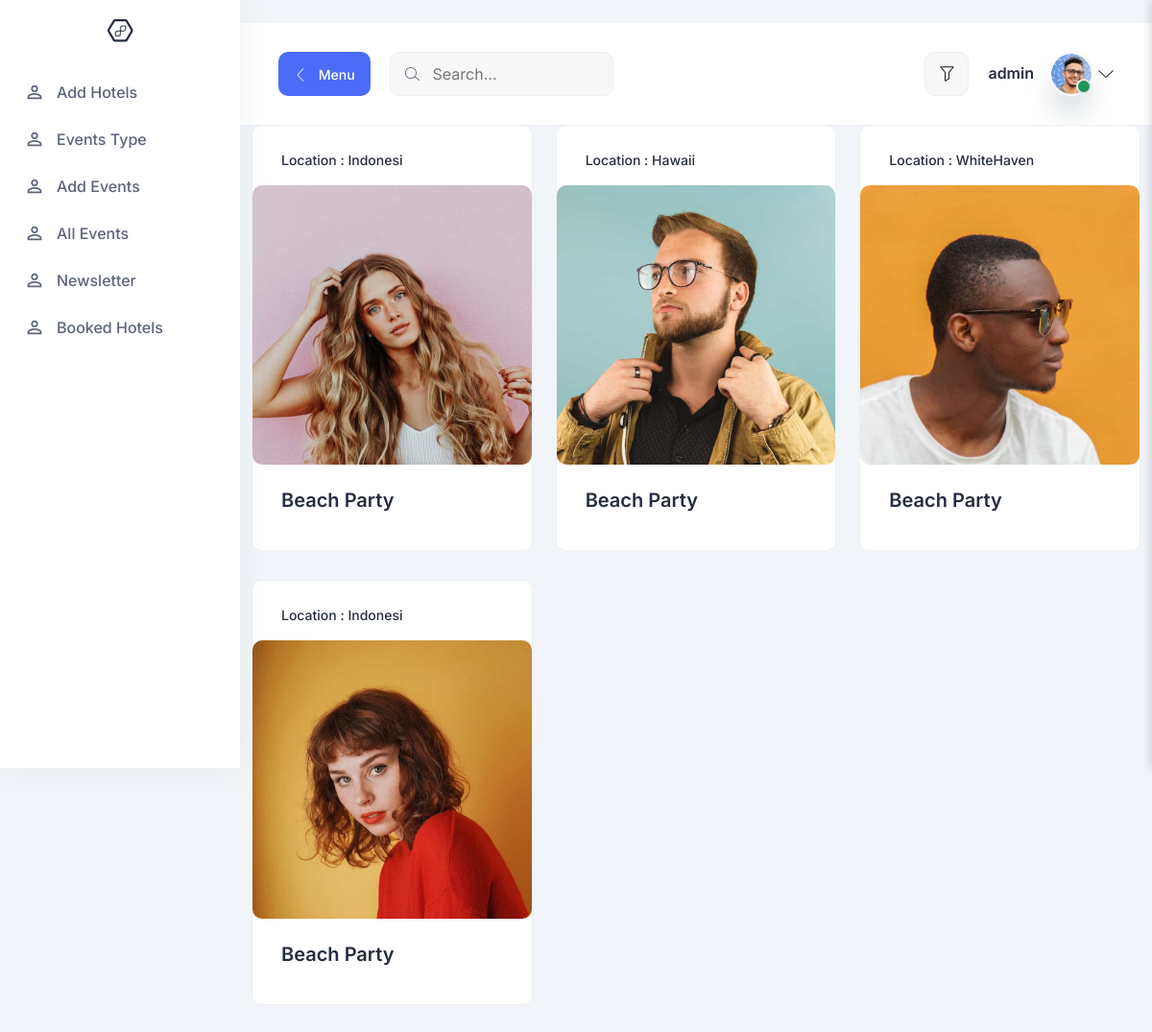
Screenshot of /all-event-going (signed in) with the database file from the repository.
### src/models.py (models this page shows, shortened)
class events_going(models.Model):
    event_name = models.CharField(max_length=100)
    event_location = models.CharField(max_length=100)
    event_image = models.ImageField(upload_to='event_images')

### admin_section/views.py (the view)
# urls.py: path('all-event-going' , all_event_going , name="all-event-going"),
@login_required(login_url='signin')
def all_event_going(request):
    if not request.user.is_superuser:
        messages.success(request , 'You are not authorized to view this page')
        return redirect('home')
    events=events_going.objects.all()
    context={
        'events':events
    }
    return render(request, 'employee/all_event_going.html' , context)

### admin_section/templates/employee/all_event_going.html
{% extends 'employee/base.html' %}
{% block content %}
<div class="container">
    <div class="row">
        {% for hotel in events %}
        <div class="col-xl-4 col-lg-4 col-md-6 col-sm-6">
          <div class="card-style-1 mb-30">
            <div class="card-meta">
              <div class="text">
                <p class="text-sm text-medium">
                  Location : <a href="#0">{{hotel.event_location}}</a>
                </p>
              </div>
            </div>
            <div class="card-image">
              <a href="#0">
                <img
                  src="{{hotel.event_image.url}}"
                  alt=""
                />
              </a>
            </div>
            <div class="card-content">
              <h4><a href="{% url 'update-events-going-on' hotel.id %}"> {{hotel.event_name}} </a></h4>
            </div>
          </div>
        </div>
        {% endfor %}
      </div>
</div>
{% endblock content %}

### admin_section/templates/employee/base.html (shortened to what this page needs)
{% load static %}web/
<!DOCTYPE html>
<html lang="en">
  <head>
    <link rel="stylesheet" href="{% static  'web/assets/css/bootstrap.min.css' %}" />
    <link rel="stylesheet" href="{% static  'web/assets/css/LineIcons.css' %}" />
    <link rel="stylesheet" href="{% static  'web/assets/css/quill/bubble.css' %}" />
    <link rel="stylesheet" href="{% static  'web/assets/css/quill/snow.css' %}" />
    <link rel="stylesheet" href="{% static  'web/assets/css/fullcalendar.css' %}" />
    <link rel="stylesheet" href="{% static  'web/assets/css/morris.css' %}" />
    <link rel="stylesheet" href="{% static  'web/assets/css/vanilla-dataTables.min.css' %}" />
    <link rel="stylesheet" href="{% static  'web/assets/css/main.css' %}" />
  </head>
  <body>
    <aside class="sidebar-nav-wrapper">
      <div class="navbar-logo">
        <a href="{% url 'dash' %}">
          <img src="{% static  'web/assets/images/logo/logo-2.svg' %}" alt="logo" />
        </a>
      </div>
      <nav class="sidebar-nav">
        <ul>
          <li class="nav-item">
            <a href="/add-hotel">
              <span class="icon">
              </span>
              <span class="text">
                Add Hotels
              </span>
            </a>
          </li>
          <li class="nav-item">
            <a href="/all-events">
              <span class="icon">
              </span>
              <span class="text">
                Events Type
              </span>
            </a>
          </li>
          <li class="nav-item">
            <a href="/add-events-going-on">
              <span class="icon">
              </span>
              <span class="text">
                Add Events
              </span>
            </a>
          </li>
          <li class="nav-item">
            <a href="/all-event-going">
              <span class="icon">
              </span>
              <span class="text">
                All Events
              </span>
            </a>
          </li>
          <li class="nav-item">
            <a href="/all-newsletter">
              <span class="icon">
              </span>
              <span class="text">
                Newsletter
              </span>
            </a>
          </li>
          <li class="nav-item">
            <a href="/all_booking_hotel">
              <span class="icon">
              </span>
              <span class="text">
                Booked Hotels
              </span>
            </a>
          </li>
        </ul>
      </nav>
    </aside>
    <main class="main-wrapper">
      <header class="header">
        <div class="container-fluid">
          <div class="row">
            <div class="col-lg-5 col-md-5 col-6">
              <div class="header-left d-flex align-items-center">
                <div class="menu-toggle-btn mr-20">
                  <button
                    id="menu-toggle"
                    class="main-btn primary-btn btn-hover"
                  >
                    <i class="lni lni-chevron-left me-2"></i> Menu
                  </button>
                </div>
                <div class="header-search d-none d-md-flex">
                  <form action="#">
                    <input type="text" placeholder="Search..." />
                    <button><i class="lni lni-search-alt"></i></button>
                  </form>
                </div>
              </div>
            </div>
            <div class="col-lg-7 col-md-7 col-6">
              <div class="header-right">
                <div class="filter-box ml-15 d-none d-md-flex">
                  <button class="" type="button" id="filter">
                    <i class="lni lni-funnel"></i>
                  </button>
                </div>
                <div class="profile-box ml-15">
                  <button
                    class="dropdown-toggle bg-transparent border-0"
                    type="button"
                    id="profile"
                    data-bs-toggle="dropdown"
                    aria-expanded="false"
                  >
                    <div class="profile-info">
                      <div class="info">
                        <h6>{{request.user}}</h6>
                        <div class="image">
                          <img
                            src="{% static 'web/assets/images/profile/profile-1.png' %}"
                            alt=""
                          />
                          <span class="status"></span>
                        </div>
                      </div>
                    </div>
                    <i class="lni lni-chevron-down"></i>
                  </button>
                </div>
              </div>
            </div>
          </div>
        </div>
      </header>
      {% block content %}
      {% endblock content %}
    </main>
  </body>
</html>

### static/web/assets/css/fullcalendar.css (style rules this page uses)
:root { --fc-daygrid-event-dot-width: 8px; }
:root { --fc-list-event-dot-width: 10px; --fc-list-event-hover-bg-color: #f5f5f5; }

### rows the page displays
events_going: event_location "Indonesi", event_image (picture), event_name "Beach Party"
events_going: event_location "Hawaii", event_image (picture), event_name "Beach Party"
events_going: event_location "WhiteHaven", event_image (picture), event_name "Beach Party"
events_going: event_location "Indonesi", event_image (picture), event_name "Beach Party"

### other values shown
{{ request.user }} "admin"
